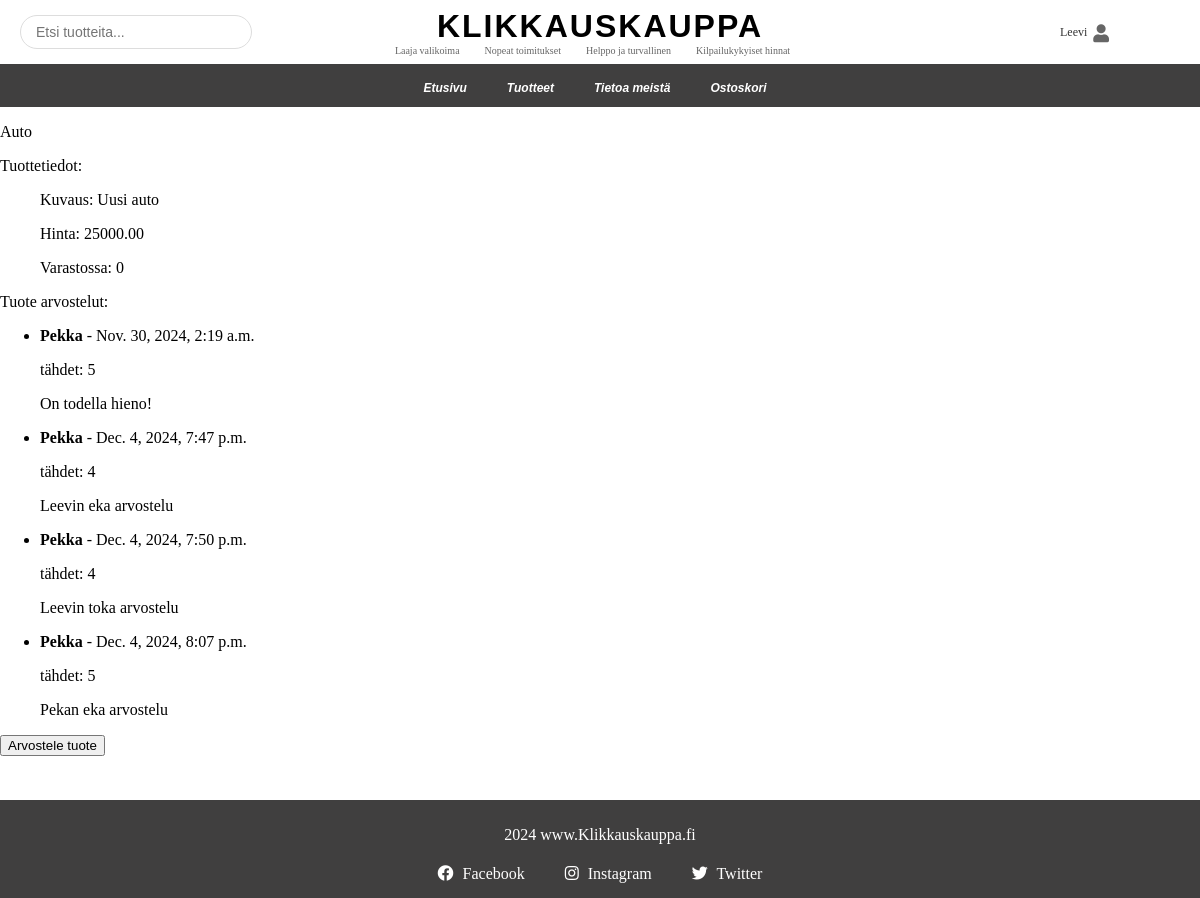
/Klikkauskauppa/product/1/ (signed in), run on the app's committed database.
### verkkokauppa/models.py (models this page shows, shortened)
class Product(models.Model):
    name = models.CharField(max_length=100, help_text="Lisää tuotteen nimi")
    price = models.DecimalField(max_digits=8, decimal_places=2, help_text="Lisää tuotteen hinta")
    stock = models.PositiveIntegerField(default=0, help_text="Lisää tuotteen varastomäärä")
    image = models.ImageField(upload_to="images/", blank=True, null=True, help_text="Lisää tuotekuva")
    date_added = models.DateTimeField(auto_now_add=True)
    discount_price = models.DecimalField(max_digits=8, decimal_places=2, null=True, blank=True, help_text="Alennushinta")

class Productdetail(models.Model):
    product = models.ForeignKey(Product, on_delete=models.CASCADE)
    detail = models.CharField(max_length=400, help_text="Lisää tuotteen tarkempi kuvaus")
    photo = models.ImageField(upload_to="images/", blank=True, null=True, help_text="Lisää tuotekuva")

class Review(models.Model):
    product = models.ForeignKey(Product, on_delete=models.CASCADE, related_name='reviews')  # Add related_name
    review = models.TextField(max_length=300)
    stars = models.PositiveSmallIntegerField(validators=[MinValueValidator(0), MaxValueValidator(5)], help_text="Anna tähtiä (0-5)")
    date_added = models.DateTimeField(auto_now=True)
    owner = models.ForeignKey(User, on_delete=models.CASCADE)

### verkkokauppa/views.py (the view)
# urls.py: path("product/<int:product_id>/", views.product_detail, name="product_detail"),
def product_detail(request, product_id):
    product = get_object_or_404(Product, id=product_id)
    productdetails = Productdetail.objects.filter(product=product)
    reviews = product.reviews.all()  # Now you can use product.reviews.all()
    if not reviews:  # Ensure no error happens when there are no reviews
        reviews = []
    context = {
        "product": product,
        "productdetails": productdetails,
        "reviews": reviews
    }
    return render(request, "verkkokauppa/product.html", context)

### verkkokauppa/templates/verkkokauppa/product.html (shortened to what this page needs)
{% extends "verkkokauppa/base.html" %}
{% block content %}
<p> {{ product.name }}</p>
<p>Tuottetiedot:</p>
    <ul>
        {% for detail in productdetails %}
            <p>Kuvaus: {{ detail.detail }}</p>
        {% empty %}
            <p>Ei tuote tietoja.</p>
        {% endfor %}
    </ul>
    <ul>
        <p>Hinta: {{ product.price }}</p>
        <p>Varastossa: {{ product.stock }}</p>
    </ul>
    <p>Tuote arvostelut:</p>
    <ul>
        {% for review in reviews %}
            <li>
                <strong>{{ review.owner.username }}</strong> - {{ review.date_added }}
                <p>tähdet: {{ review.stars }}</p>
                <p>{{ review.review }}</p>
            </li>
        {% empty %}
            <li>Arvosteluja ei ole lisätty.</li>
        {% endfor %}
    </ul>
    <a href="{% url 'verkkokauppa:add_review' product.id %}">
        <button type="button">Arvostele tuote</button>
    </a>
{% endblock content %}

### verkkokauppa/templates/verkkokauppa/base.html (shortened to what this page needs)
{% load static %}
<!DOCTYPE html>
<html lang="fi">
<head>
    <link rel="stylesheet" href="{% static 'css/base.css' %}">
    <link rel="stylesheet" href="https://cdnjs.cloudflare.com/ajax/libs/font-awesome/5.15.4/css/all.min.css">
</head>
<body>
    <div class="website">
        <header class="main-header">
            <div class="header-top">
                <div class="search-container">
                    <form action="{% url 'verkkokauppa:search_products' %}" method="get">
                        <input class="search" type="text" name="q" placeholder="Etsi tuotteita...">
                    </form>
                </div>
                <div class="logo-container">
                    <a class="logo" href="{% url 'verkkokauppa:home' %}">
                        <h1>KLIKKAUSKAUPPA</h1>
                        <div class="logo-subtext">
                            <span>Laaja valikoima</span>
                            <span>Nopeat toimitukset</span>
                            <span>Helppo ja turvallinen</span>
                            <span>Kilpailukykyiset hinnat</span>
                        </div>
                    </a>
                </div>
                <div class="login-container">
                    {% if user.is_authenticated %}
                        <div class="user-dropdown">
                            <a href="#" class="login-link profile-link">
                                <span class="login-text">{{ user.username }}</span>
                                <i class="fas fa-user"></i>
                            </a>
                        </div>
                    {% else %}
                        <a href="{% url 'users:login' %}" class="login-link">
                            <span class="login-text">Kirjaudu sisään</span>
                            <i class="fas fa-user"></i>
                        </a>
                    {% endif %}
                </div>
            </div>
            <nav>
                <ul class="main-nav">
                    <li><a href="{% url 'verkkokauppa:home' %}" class="nav-link">Etusivu</a></li>
                    <li><a href="{% url 'verkkokauppa:products' %}" class="nav-link">Tuotteet</a></li>
                    <li><a href="{% url 'verkkokauppa:info' %}" class="nav-link">Tietoa meistä</a></li>
                    <li><a href="{% url 'verkkokauppa:view_cart' %}" class="nav-link">Ostoskori</a></li>
                </ul>
            </nav>
        </header>
        <main class="main-content">
            {% block content %}{% endblock content %}
        </main>
    </div>
    <footer class="main-footer">
        <p>2024 www.Klikkauskauppa.fi</p>
        <div class="footer-links">
            <a href="https://facebook.com/klikkauskauppa" target="_blank" class="social-link">
                <i class="fab fa-facebook"></i> Facebook
            </a>
            <a href="https://instagram.com/klikkauskauppa" target="_blank" class="social-link">
                <i class="fab fa-instagram"></i> Instagram
            </a>
            <a href="https://twitter.com/klikkauskauppa" target="_blank" class="social-link">
                <i class="fab fa-twitter"></i> Twitter
            </a>
        </div>
    </footer>
</body>
</html>

### static/css/base.css (style rules this page uses)
body { margin: 0; padding: 0; }
.website { display: flex; flex-direction: column; min-height: 100vh; }
.main-nav { background-color: rgb(64, 63, 63); color: white; font-weight: bold; font-size: 20px; padding: 10px 0; margin: 0; width: 100%; text-align: center; display: flex; justify-content: center; align-items: center; list-style-type: none; }
.main-nav li { display: inline-block; padding: 0 15px; }
.nav-link { color: white; text-decoration: none; margin-right: 10px; font-size: 12px; font-weight: bold; font-family: 'Gill Sans', 'Gill Sans MT', Calibri, 'Trebuchet MS', sans-serif; font-style: italic; display: inline-block; position: relative; padding-bottom: 2px; transition: color 0.3s ease; }
.nav-link::after { content: ''; position: absolute; width: 0; height: 2px; bottom: 0; left: 50%; background-color: #ff7e5f; transition: width 0.3s ease; transform: translateX(-50%); }
.logo-container { flex: initial; text-align: center; position: absolute; left: 50%; transform: translateX(-50%); padding: 0; margin: 0; }
.logo { text-decoration: none; }
.logo h1 { margin: 0; font-size: 32px; color: black; font-weight: 900; text-align: center; font-family: 'Arial Black', 'Helvetica', sans-serif; letter-spacing: 2px; text-transform: uppercase; }
.logo-subtext { display: flex; justify-content: center; gap: 10px; margin-top: 0; margin-bottom: 0; flex-wrap: wrap; }
.logo-subtext span { margin: 0 15px 0 0; font-size: 10px; color: #666; text-transform: none; white-space: nowrap; padding-top: 0; }
.main-footer { background-color: rgb(64, 63, 63); color: white; text-align: center; padding: 10px 0; display: flex; flex-direction: column; align-items: center; justify-content: center; }
.footer-links { display: flex; justify-content: center; gap: 20px; }
.social-link { color: white; text-decoration: none; padding: 5px 10px; transition: color 0.3s ease; }
.social-link i { margin-right: 5px; }
.search-container { position: relative; max-width: 200px; width: 100%; margin: 0; z-index: 1; }
.search { width: 100%; padding: 8px 15px; border: 1px solid #ddd; border-radius: 20px; font-size: 14px; transition: all 0.3s ease; outline: none; }
.header-top { display: flex; align-items: center; padding: 15px 20px; position: relative; }
.login-container { position: absolute; right: 20px; top: 50%; transform: translateY(-50%); z-index: 1; min-width: 120px; }
.login-link, .profile-link { color: #666; font-size: 18px; text-decoration: none; transition: color 0.3s ease; display: flex; align-items: center; justify-content: flex-end; gap: 6px; width: 100%; }
.login-text { font-size: 12px; font-weight: 500; color: #333; text-transform: capitalize; transition: color 0.3s ease; white-space: nowrap; }
.user-dropdown { position: relative; display: inline-block; }

### data on the page
Product: name "Auto", price "25000.00", stock "0"
Productdetail: detail "Uusi auto"
Review: owner.username "Pekka", date_added "Nov. 30, 2024, 2:19 a.m.", stars "5", review "On todella hieno!"
Review: owner.username "Pekka", date_added "Dec. 4, 2024, 7:47 p.m.", stars "4", review "Leevin eka arvostelu"
Review: owner.username "Pekka", date_added "Dec. 4, 2024, 7:50 p.m.", stars "4", review "Leevin toka arvostelu"
Review: owner.username "Pekka", date_added "Dec. 4, 2024, 8:07 p.m.", stars "5", review "Pekan eka arvostelu"

### other printed values
{{ user.username }} "Leevi"
